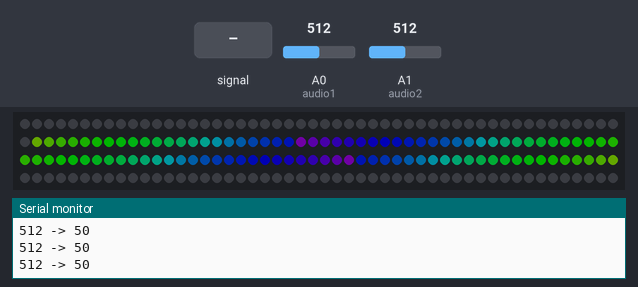
Recording of a sketch running on a simulated Arduino Uno, built with avr-gcc and run on an emulated ATmega328P. Parts: 200 RGB LEDs in strip order, left to right, continuing on the next row, the last lines printed to the serial monitor. Inputs (shaded band) come from the test bench; at power-on: A0 (audio1) = 512, A1 (audio2) = 512. Dim RGB values are drawn brighter than linear.

Above: at 4.2 s.
4.3 s: A0 (audio1) fed a 200 Hz sine of ±255 counts around its level
At 4.69 s:
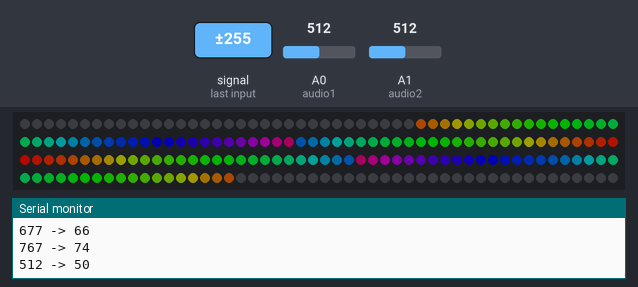
7.3 s: A1 (audio2) fed a 200 Hz sine of ±255 counts around its level
At 8.74 s:
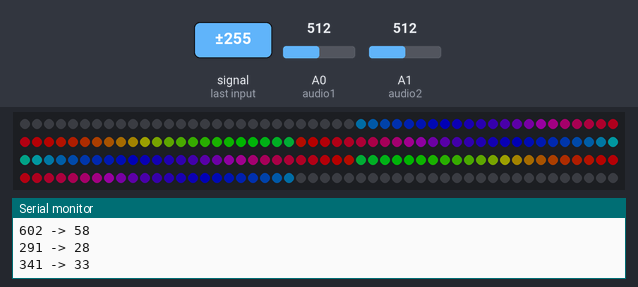
10.3 s: A0 (audio1) set to 716
At 12.2 s:
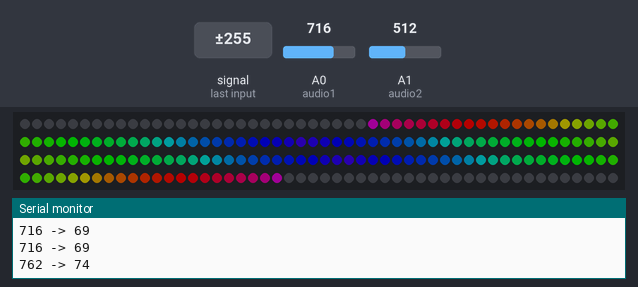
13.3 s: A1 (audio2) set to 900
At 13.75 s:
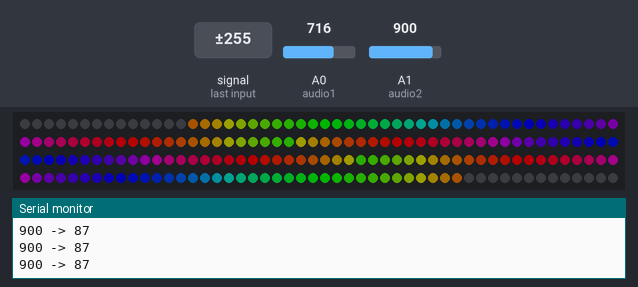
15.1 s: A0 (audio1) fed a 1000 Hz sine of ±255 counts around its level
At 15.56 s:
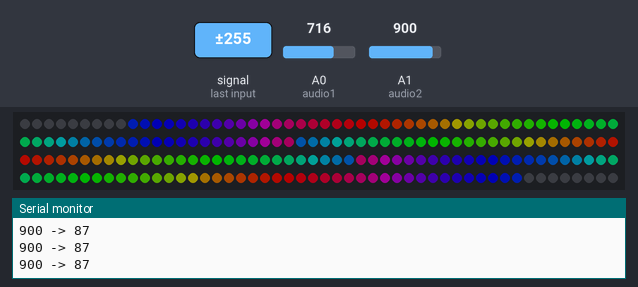
16.9 s: A1 (audio2) set to 1023
At 17.11 s:
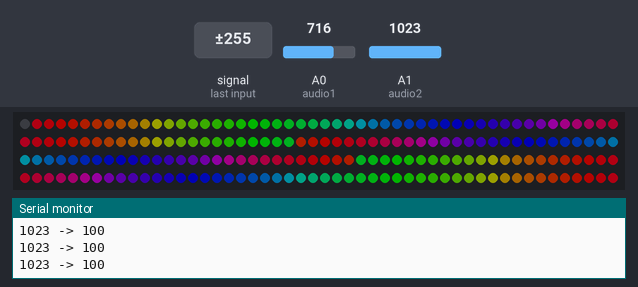
Timing chart, 0 to 19.4 s (numbered marks = the images above; inputs shaded):
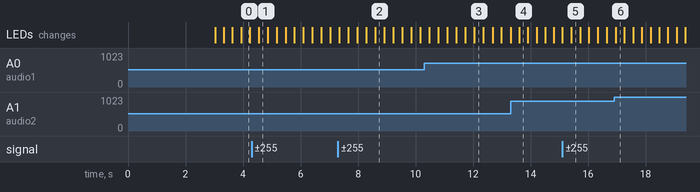

The sketch:

music_visualizer_sparkfun_spectrum_shield.ino
```cpp
#include <FastLED.h>

// Arduino Music Visualizer 0.3

// This music visualizer works off of analog input from a 3.5mm headphone jack
// Just touch jumper wire from A0 to tip of 3.5mm headphone jack

// The code is dynamic and can handle variable amounts of LEDs
// as long as you adjust NUM_LEDS according to the amount of LEDs you are using

// This code uses the Sparkfun Spectrum Shield

// LED LIGHTING SETUP
#define LED_PIN     6
#define NUM_LEDS    200 // 250
#define BRIGHTNESS  64
#define LED_TYPE    WS2811
#define COLOR_ORDER GRB
CRGB leds[NUM_LEDS];

#define UPDATES_PER_SECOND 100

// AUDIO INPUT SETUP
int strobe = 4;
int reset = 5;
int audio1 = A0;
int audio2 = A1;
int left[7];
int right[7];
int band;
int audio_input = 0;
int freq = 0;

// STANDARD VISUALIZER VARIABLES
int midway = NUM_LEDS / 2; // CENTER MARK FROM DOUBLE LEVEL VISUALIZER
int loop_max = 0;
int k = 255; // COLOR WHEEL POSITION
int decay = 0; // HOW MANY MS BEFORE ONE LIGHT DECAY
int decay_check = 0;
long pre_react = 0; // NEW SPIKE CONVERSION
long react = 0; // NUMBER OF LEDs BEING LIT
long post_react = 0; // OLD SPIKE CONVERSION

// RAINBOW WAVE SETTINGS
int wheel_speed = 2;

void setup()
{
  // SPECTRUM SETUP
  pinMode(audio1, INPUT);
  pinMode(audio2, INPUT);
  pinMode(strobe, OUTPUT);
  pinMode(reset, OUTPUT);
  digitalWrite(reset, LOW);
  digitalWrite(strobe, HIGH);

  // LED LIGHTING SETUP
  delay( 3000 ); // power-up safety delay
  FastLED.addLeds<LED_TYPE, LED_PIN, COLOR_ORDER>(leds, NUM_LEDS).setCorrection( TypicalLEDStrip );
  FastLED.setBrightness(  BRIGHTNESS );

  // CLEAR LEDS
  for (int i = 0; i < NUM_LEDS; i++)
    leds[i] = CRGB(0, 0, 0);
  FastLED.show();

  // SERIAL AND INPUT SETUP
  Serial.begin(115200);
  Serial.println("\nListening...");
}

// FUNCTION TO GENERATE COLOR BASED ON VIRTUAL WHEEL
// https://github.com/NeverPlayLegit/Rainbow-Fader-FastLED/blob/master/rainbow.ino
CRGB Scroll(int pos) {
  pos = abs(pos);
  CRGB color (0,0,0);
  if(pos < 85) {
    color.g = 0;
    color.r = ((float)pos / 85.0f) * 255.0f;
    color.b = 255 - color.r;
  } else if(pos < 170) {
    color.g = ((float)(pos - 85) / 85.0f) * 255.0f;
    color.r = 255 - color.g;
    color.b = 0;
  } else if(pos < 256) {
    color.b = ((float)(pos - 170) / 85.0f) * 255.0f;
    color.g = 255 - color.b;
    color.r = 1;
  }
  /*
  Serial.print(pos);
  Serial.print(" -> ");
  Serial.print("r: ");
  Serial.print(color.r);
  Serial.print("    g: ");
  Serial.print(color.g);
  Serial.print("    b: ");
  Serial.println(color.b);
  */
  return color;
}

// FUNCTION TO GET AND SET COLOR
// THE ORIGINAL FUNCTION WENT BACKWARDS
// THE MODIFIED FUNCTION SENDS WAVES OUT FROM FIRST LED
// https://github.com/NeverPlayLegit/Rainbow-Fader-FastLED/blob/master/rainbow.ino
void singleRainbow()
{
  for(int i = NUM_LEDS - 1; i >= 0; i--) {
    if (i < react)
      leds[i] = Scroll((i * 256 / 50 + k) % 256);
    else
      leds[i] = CRGB(0, 0, 0);
  }
  FastLED.show();
}

// FUNCTION TO MIRRORED VISUALIZER
void doubleRainbow()
{
  for(int i = NUM_LEDS - 1; i >= midway; i--) {
    if (i < react + midway) {
      //Serial.print(i);
      //Serial.print(" -> ");
      leds[i] = Scroll((i * 256 / 50 + k) % 256);
      //Serial.print(i);
      //Serial.print(" -> ");
      leds[(midway - i) + midway] = Scroll((i * 256 / 50 + k) % 256);
    }
    else
      leds[i] = CRGB(0, 0, 0);
      leds[midway - react] = CRGB(0, 0, 0);
  }
  FastLED.show();
}

void readMSGEQ7()
// Function to read 7 band equalizers
{
  digitalWrite(reset, HIGH);
  digitalWrite(reset, LOW);
  for(band=0; band <7; band++)
  {
    digitalWrite(strobe, LOW); // strobe pin on the shield - kicks the IC up to the next band
    delayMicroseconds(30); //
    left[band] = analogRead(audio1); // store left band reading
    right[band] = analogRead(audio2); // ... and the right
    digitalWrite(strobe, HIGH);
  }
}

void convertSingle()
{
  if (left[freq] > right[freq])
    audio_input = left[freq];
  else
    audio_input = right[freq];

  if (audio_input > 80)
  {
    pre_react = ((long)NUM_LEDS * (long)audio_input) / 1023L; // TRANSLATE AUDIO LEVEL TO NUMBER OF LEDs

    if (pre_react > react) // ONLY ADJUST LEVEL OF LED IF LEVEL HIGHER THAN CURRENT LEVEL
      react = pre_react;

    Serial.print(audio_input);
    Serial.print(" -> ");
    Serial.println(pre_react);
  }
}

void convertDouble()
{
  if (left[freq] > right[freq])
    audio_input = left[freq];
  else
    audio_input = right[freq];

  if (audio_input > 80)
  {
    pre_react = ((long)midway * (long)audio_input) / 1023L; // TRANSLATE AUDIO LEVEL TO NUMBER OF LEDs

    if (pre_react > react) // ONLY ADJUST LEVEL OF LED IF LEVEL HIGHER THAN CURRENT LEVEL
      react = pre_react;

    Serial.print(audio_input);
    Serial.print(" -> ");
    Serial.println(pre_react);
  }
}

// FUNCTION TO VISUALIZE WITH A SINGLE LEVEL
void singleLevel()
{
  readMSGEQ7();

  convertSingle();

  singleRainbow(); // APPLY COLOR

  k = k - wheel_speed; // SPEED OF COLOR WHEEL
  if (k < 0) // RESET COLOR WHEEL
    k = 255;

  // REMOVE LEDs
  decay_check++;
  if (decay_check > decay)
  {
    decay_check = 0;
    if (react > 0)
      react--;
  }
}

// FUNCTION TO VISUALIZE WITH MIRRORED LEVELS
void doubleLevel()
{
  readMSGEQ7();

  convertDouble();

  doubleRainbow();

  k = k - wheel_speed; // SPEED OF COLOR WHEEL
  if (k < 0) // RESET COLOR WHEEL
    k = 255;

  // REMOVE LEDs
  decay_check++;
  if (decay_check > decay)
  {
    decay_check = 0;
    if (react > 0)
      react--;
  }
}

void loop()
{
  //singleLevel();
  doubleLevel();
  //delay(1);
}
```
